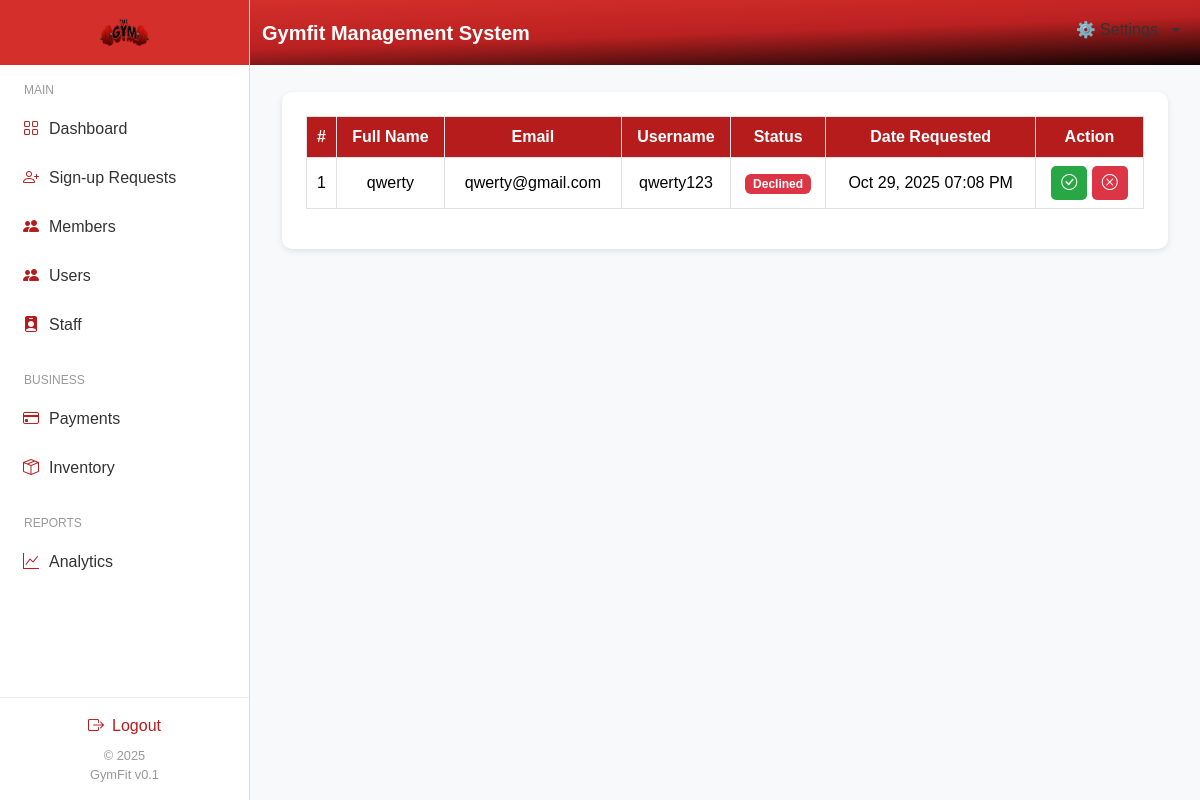
Page /dashboard/admin/signup_request_view.php (signed in) on the committed database.
### tables this page shows
CREATE TABLE `signup_requests` (
  `id` int(11) NOT NULL,
  `firstName` varchar(100) NOT NULL,
  `middleName` varchar(100) DEFAULT NULL,
  `lastName` varchar(100) NOT NULL,
  `username` varchar(100) NOT NULL,
  `email` varchar(150) NOT NULL,
  `password` varchar(255) NOT NULL,
  `role` enum('trainee','trainor') DEFAULT 'trainee',
  `birthday` date NOT NULL,
  `mobileNumber` varchar(20) NOT NULL,
  `street` varchar(100) DEFAULT NULL,
  `barangay` varchar(100) DEFAULT NULL,
  `city` varchar(100) DEFAULT NULL,
  `province` varchar(100) DEFAULT NULL,
  `zipCode` varchar(10) DEFAULT NULL,
  `idImage` varchar(255) DEFAULT NULL,
  `status` enum('pending','approved','rejected') DEFAULT 'pending',
  `createdAt` datetime DEFAULT current_timestamp()
);

### dashboard/admin/signup_request_view.php (the view, shortened to what this page needs)
<?php
include '../../db_connect.php';
$query = "SELECT id, firstName, email, username, createdAt, status
          FROM signup_requests
          ORDER BY createdAt DESC";
$stmt = $conn->prepare($query);
$stmt->execute();
$result = $stmt->get_result();
$requests = $result->fetch_all(MYSQLI_ASSOC);
?>
<!DOCTYPE html>
<html lang="en">
<head>
  <link href="https://cdn.jsdelivr.net/npm/bootstrap@5.3.2/dist/css/bootstrap.min.css" rel="stylesheet">
  <link href="https://cdn.jsdelivr.net/npm/bootstrap-icons@1.11.1/font/bootstrap-icons.css" rel="stylesheet">
</head>
<body>
<?php include 'includes/navbar.php'; ?>
<?php include 'includes/sidebar.php'; ?>
  <div class="content">
    <div class="page-title">
      <i class="bi bi-person-badge-fill"></i> Signup Requests
    </div>
    <div class="table-container">
      <?php if (count($requests) > 0): ?>
        <div class="table-responsive">
          <table class="table table-bordered align-middle text-center">
            <thead>
              <tr>
                <th>#</th>
                <th>Full Name</th>
                <th>Email</th>
                <th>Username</th>
                <th>Status</th>
                <th>Date Requested</th>
                <th>Action</th>
              </tr>
            </thead>
            <tbody>
              <?php foreach ($requests as $index => $req): ?>
                <tr>
                  <td><?= $index + 1 ?></td>
                  <td><?= htmlspecialchars($req['firstName']) ?></td>
                  <td><?= htmlspecialchars($req['email']) ?></td>
                  <td><?= htmlspecialchars($req['username']) ?></td>
                  <td>
                    <?php if ($req['status'] == 'Pending'): ?>
                      <span class="badge bg-warning text-dark">Pending</span>
                    <?php elseif ($req['status'] == 'Approved'): ?>
                      <span class="badge bg-success">Approved</span>
                    <?php else: ?>
                      <span class="badge bg-danger">Declined</span>
                    <?php endif; ?>
                  </td>
                  <td><?= date('M d, Y h:i A', strtotime($req['createdAt'])) ?></td>
                  <td>
                    <form action="signup_request_action.php" method="POST" class="d-inline">
                      <button type="submit" name="approve" class="btn-approve">
                        <i class="bi bi-check-circle"></i>
                      </button>
                    </form>
                    <form action="signup_request_action.php" method="POST" class="d-inline">
                      <button type="submit" name="decline" class="btn-decline">
                        <i class="bi bi-x-circle"></i>
                      </button>
                    </form>
                  </td>
                </tr>
              <?php endforeach; ?>
            </tbody>
          </table>
        </div>
      <?php else: ?>
        <div class="alert alert-secondary text-center">No signup requests found.</div>
      <?php endif; ?>
    </div>
  </div>
</body>
</html>

### dashboard/admin/signup_request_view.php (style rules this page uses)
body { margin: 0; padding-left: 250px; background: #f8f9fa; font-family: 'Poppins', sans-serif; }
.content { padding: 2rem; }
.page-title { display: flex; align-items: center; gap: 10px; font-weight: 600; color: #b71c1c; font-size: 1.5rem; margin-bottom: 1.5rem; }
.table-container { background: #fff; border-radius: 10px; box-shadow: 0 2px 6px rgba(0,0,0,0.1); padding: 1.5rem; }
.table th { background-color: #b71c1c; color: #fff; }
.btn-approve { background: #28a745; color: #fff; border: none; padding: 5px 10px; border-radius: 5px; }
.btn-decline { background: #dc3545; color: #fff; border: none; padding: 5px 10px; border-radius: 5px; }

### rows in the picture
signup_requests: firstName "qwerty", email "qwerty@gmail.com", username "qwerty123", status "Declined", createdAt "Oct 29, 2025 07:08 PM"
